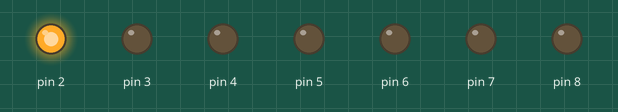
The sketch below on a simulated Arduino Uno, built with avr-gcc and run on an emulated ATmega328P. Shown: output pins drawn as LEDs (lit = HIGH).

Above: at 0.05 s.
At 0.35 s:
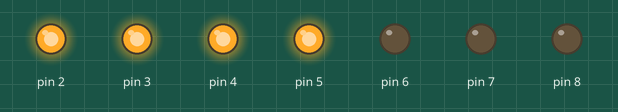
At 0.75 s:
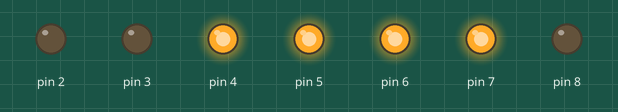
At 1.45 s:
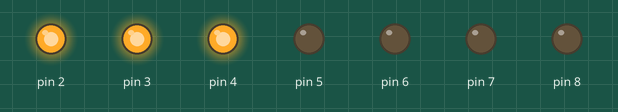
At 2.15 s:
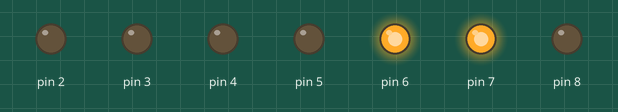
At 2.85 s:
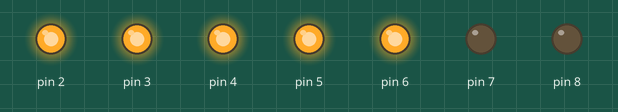
Timing chart, 0 to 3.1 s (numbered marks = the images above):
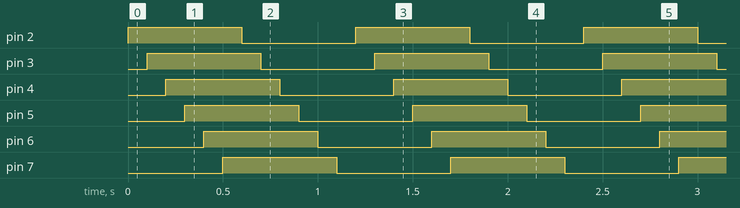

The sketch:

sketch_mar26b.ino
```cpp
void setup()
{
  // define pin modes

 pinMode(2,OUTPUT);
 pinMode(3,OUTPUT);
 pinMode(4,OUTPUT);
 pinMode(5,OUTPUT);
 pinMode(6,OUTPUT);
 pinMode(7,OUTPUT);
 pinMode(8,OUTPUT);
}

void loop()
{
  // loop to turn leds od seven seg ON

  for(int i=2;i<8;i++)
  {
    digitalWrite(i,HIGH);
    delay(100);
  }

  // loop to turn leds od seven seg OFF
  for(int i=2;i<8;i++)
  {
    digitalWrite(i,LOW);
    delay(100);
  }

  delay(0);
}
```

Measured:
- by itself, pin 2–7: alternates HIGH for 0.60 s and LOW for 0.60 s
- by itself, everything shown: repeats every 1.2 s, in 12 steps
